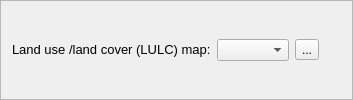
                 <widget class="QFrame" name="frame_7">
                  <property name="frameShape">
                   <enum>QFrame::StyledPanel</enum>
                  </property>
                  <property name="frameShadow">
                   <enum>QFrame::Raised</enum>
                  </property>
                  <layout class="QGridLayout" name="gridLayout_12">
                   <item row="0" column="0">
                    <layout class="QHBoxLayout" name="horizontalLayout_25">
                     <item>
                      <widget class="QLabel" name="label_68">
                       <property name="text">
                        <string>&lt;html&gt;&lt;head/&gt;&lt;body&gt;&lt;p align=&quot;justify&quot;&gt;&lt;span style=&quot; font-size:10pt;&quot;&gt;Land use /land cover (LULC) map:&lt;/span&gt;&lt;/p&gt;&lt;/body&gt;&lt;/html&gt;</string>
                       </property>
                      </widget>
                     </item>
                     <item>
                      <layout class="QGridLayout" name="gridLayout_59">
                       <item row="0" column="0">
                        <widget class="QComboBox" name="cb_7_pg2">
                         <property name="maximumSize">
                          <size>
                           <width>16777215</width>
                           <height>24</height>
                          </size>
                         </property>
                        </widget>
                       </item>
                       <item row="0" column="2">
                        <widget class="QLabel" name="label_69">
                         <property name="sizePolicy">
                          <sizepolicy hsizetype="Preferred" vsizetype="Preferred">
                           <horstretch>0</horstretch>
                           <verstretch>0</verstretch>
                          </sizepolicy>
                         </property>
                         <property name="minimumSize">
                          <size>
                           <width>16</width>
                           <height>16</height>
                          </size>
                         </property>
                         <property name="maximumSize">
                          <size>
                           <width>16</width>
                           <height>16</height>
                          </size>
                         </property>
                         <property name="toolTip">
                          <string>&lt;html&gt;&lt;head/&gt;&lt;body&gt;&lt;p align=&quot;justify&quot;&gt;Add the Land Use Land Cover (LULC) map. The file must be a raster type (geotiff).&lt;/p&gt;&lt;/body&gt;&lt;/html&gt;</string>
                         </property>
                         <property name="text">
                          <string/>
                         </property>
                         <property name="pixmap">
                          <pixmap resource="resources.qrc">:/plugins/hidroPixel/icons/icons/info(2).png</pixmap>
                         </property>
                         <property name="scaledContents">
                          <bool>true</bool>
                         </property>
                        </widget>
                       </item>
                       <item row="0" column="1">
                        <widget class="QToolButton" name="tbtn_pg2_6">
                         <property name="text">
                          <string>...</string>
                         </property>
                        </widget>
                       </item>
                      </layout>
                     </item>
                    </layout>
                   </item>
                  </layout>
                 </widget>
